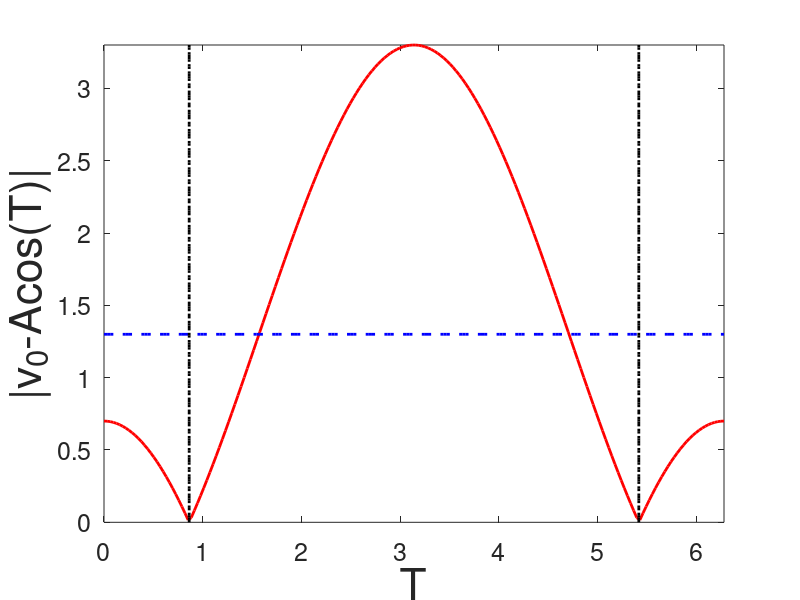

Recreate this plot in MATLAB.
% This script will create a graph of the non-smooth function we integrate
% over

addpath('C:\Users\codyg\Desktop\Thesis-Master\trunk\Complete\Functions')
cd('C:\Users\codyg\Desktop\Thesis-Master\trunk\Complete\Graphs\OneD_w_Osc')

n = 200;
A = 2;
v0 = 1.3;
time = linspace(0,2*pi,n);
horiz = v0*ones(1,n);

ylength = linspace(0,v0+A,n);
vertical1 = acos(v0/A)*ones(1,n);
vertical2 = (2*pi-acos(v0/A))*ones(1,n);

func = @(t)(abs(v0-A*cos(t)));
v = func(time);

close(figure(1))
figure(1)
plot(time,v,'r','LineWidth',2)
hold on
plot(time, horiz,'b--','LineWidth',2)
plot(vertical1,ylength,'k-.','LineWidth',2)
plot(vertical2,ylength,'k-.','LineWidth',2)
set(gca,'fontsize',18)
xlabel('T','fontsize',32)
ylabel('|v_0-Acos(T)|','fontsize',32)
xlim([0 2*pi])
ylim([0 v0+A])

print('-f1', 't1t2_graphic', '-djpeg')